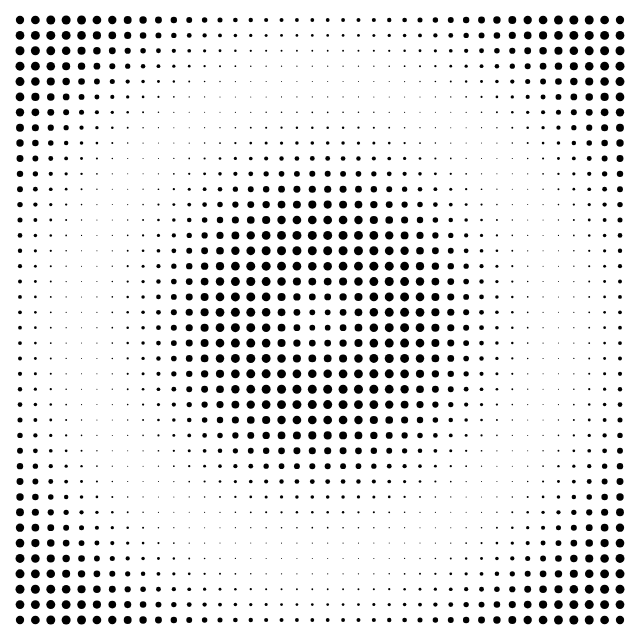
Frame 1 (no input)
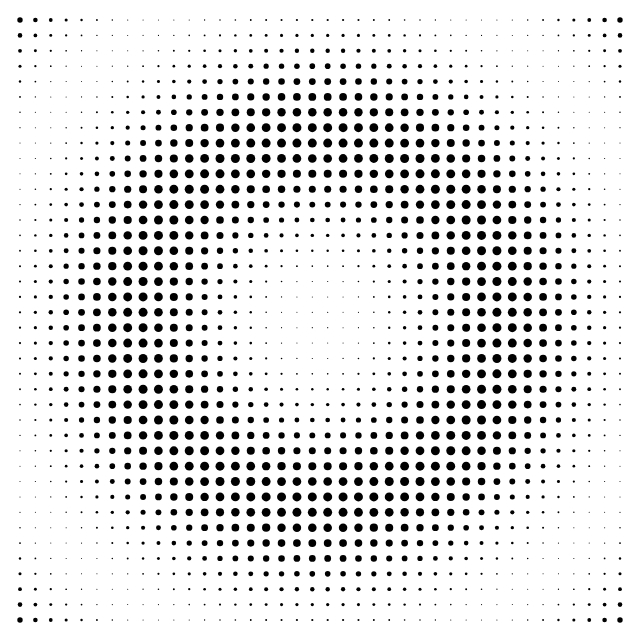
Frame 60 (no input)
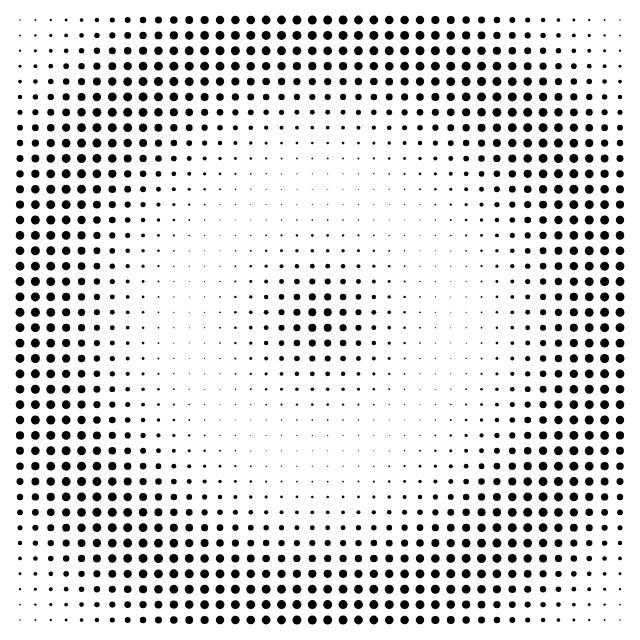
Frame 120 (the mouse pressed at the canvas centre since frame 60)

The p5.js sketch that drew these frames (run headless with seeded random() and noise() and a simulated clock; from frame 60 on, the mouse is pressed at the canvas centre):

// p5.js sketch
// ── sketch.js
// August 2019 - Should probably be a shader

function setup() {
  createCanvas(640, 640);
  noStroke();
  rectMode(CENTER);
  fill(0);
}
const numframes = 3 * 60;

const numx = 40;
const numy = 40;
const lx = 600;
const ly = 600;
const off = 0.02;
const ratio = 360 / 640;
function draw() {
  const t = (frameCount / numframes) % 1;
  background(255);
  for (let i = 0; i < numx; i++) {
    const idx = i / (numx - 1) - 0.5;
    for (let j = 0; j < numy; j++) {
      const idy = j / (numy - 1) - 0.5;
      const x = width / 2 + idx * lx;
      const y = height / 2 + idy * ly;
      const d = map(
        sin(off * dist(x, y, width / 2, height / 2) - TWO_PI * t),
        -1,
        1,
        0,
        8
      );
      ellipse(x, y, abs(d) + 1);
    }
  }
}

// ── pixelVersion.js
const delay = 3 * 60;
const count = 14;
let t = 0;
let time = 0;
let scl = 75;

function setup() {
  createCanvas(500, 500);
  noStroke();
  rectMode(CENTER);
  inc = createSlider(0, 1, 0.02, 0.01);
  inc.position(10, height + 10);
  xoff = createSlider(-width / 2, width / 2, 0, 1);
  xoff.position(150, height + 10);
  yoff = createSlider(-width / 2, width / 2, 0, 1);
  yoff.position(150, height + 50);
}

function draw() {
  clear();
  let dinc = inc.value();
  let doffx = xoff.value();
  let doffy = yoff.value();
  const t = (frameCount / delay) % 1;
  strokeWeight(2);
  background(248);
  for (let i = -count; i < count; i++) {
    for (let j = -count; j < count; j++) {
      const u = width / 2 + (i + 0.5) * 12.5;
      const v = height / 2 + (j + 0.5) * 12.5;
      const n =
        noise(
          dinc * dist(u, v, width / 2 + doffx, height / 2 + doffy) - TWO_PI * t,
          t * TWO_PI
        ) * TWO_PI;
      const f = map(n, 0, TWO_PI, 0, 255);

      fill(f);
      stroke(f);
      noStroke();
      rect(u, v, count, count);
    }
  }
}
